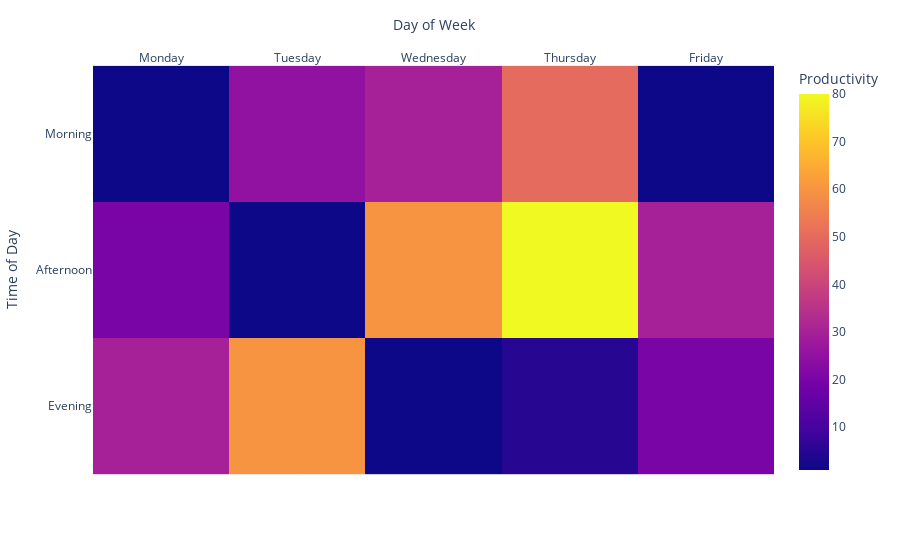

Notebook source saved alongside this figure:
### Markdown cell above
### Customizing the axes and labels on a heatmap

You can use the `x`, `y` and `labels` arguments to customize the display of a heatmap, and use `.update_xaxes()` to move the x axis tick labels to the top:

### Code cell
import plotly.express as px
data=[[1, 25, 30, 50, 1], [20, 1, 60, 80, 30], [30, 60, 1, 5, 20]]
fig = px.imshow(data,
                labels=dict(x="Day of Week", y="Time of Day", color="Productivity"),
                x=['Monday', 'Tuesday', 'Wednesday', 'Thursday', 'Friday'],
                y=['Morning', 'Afternoon', 'Evening']
               )
fig.update_xaxes(side="top")
fig.show()

### Figure 1 — Plotly figure (JSON) as saved in the notebook; plotly's stock layout.template omitted (floating-point values rounded to 4 significant figures)
{"data": [{"coloraxis": "coloraxis", "hovertemplate": "Day of Week: %{x}<br>Time of Day: %{y}<br>Productivity: %{z}<extra></extra>", "name": "0", "type": "heatmap", "x": ["Monday", "Tuesday", "Wednesday", "Thursday", "Friday"], "xaxis": "x", "y": ["Morning", "Afternoon", "Evening"], "yaxis": "y", "z": [[1, 25, 30, 50, 1], [20, 1, 60, 80, 30], [30, 60, 1, 5, 20]]}], "layout": {"coloraxis": {"colorbar": {"title": {"text": "Productivity"}}, "colorscale": [[0, "#0d0887"], [0.1111, "#46039f"], [0.2222, "#7201a8"], [0.3333, "#9c179e"], [0.4444, "#bd3786"], [0.5556, "#d8576b"], [0.6667, "#ed7953"], [0.7778, "#fb9f3a"], [0.8889, "#fdca26"], [1, "#f0f921"]]}, "margin": {"t": 60}, "xaxis": {"anchor": "y", "constrain": "domain", "domain": [0, 1], "scaleanchor": "y", "side": "top", "title": {"text": "Day of Week"}}, "yaxis": {"anchor": "x", "autorange": "reversed", "constrain": "domain", "domain": [0, 1], "title": {"text": "Time of Day"}}}}
